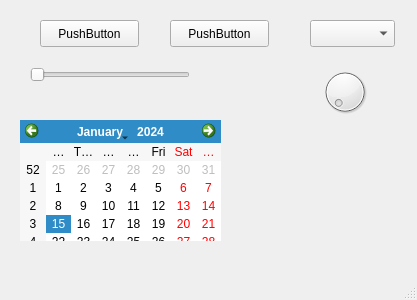
<?xml version="1.0" encoding="UTF-8"?>
<ui version="4.0">
 <class>MainWindow</class>
 <widget class="QMainWindow" name="MainWindow">
  <property name="geometry">
   <rect>
    <x>0</x>
    <y>0</y>
    <width>417</width>
    <height>300</height>
   </rect>
  </property>
  <property name="windowTitle">
   <string>MainWindow</string>
  </property>
  <widget class="QWidget" name="centralwidget">
   <widget class="QPushButton" name="pushButton">
    <property name="geometry">
     <rect>
      <x>40</x>
      <y>20</y>
      <width>99</width>
      <height>27</height>
     </rect>
    </property>
    <property name="text">
     <string>PushButton</string>
    </property>
   </widget>
   <widget class="QPushButton" name="pushButton_2">
    <property name="geometry">
     <rect>
      <x>170</x>
      <y>20</y>
      <width>99</width>
      <height>27</height>
     </rect>
    </property>
    <property name="text">
     <string>PushButton</string>
    </property>
   </widget>
   <widget class="QComboBox" name="comboBox">
    <property name="geometry">
     <rect>
      <x>310</x>
      <y>20</y>
      <width>85</width>
      <height>27</height>
     </rect>
    </property>
   </widget>
   <widget class="QDial" name="dial">
    <property name="geometry">
     <rect>
      <x>320</x>
      <y>60</y>
      <width>50</width>
      <height>64</height>
     </rect>
    </property>
   </widget>
   <widget class="QSlider" name="horizontalSlider">
    <property name="geometry">
     <rect>
      <x>30</x>
      <y>60</y>
      <width>160</width>
      <height>29</height>
     </rect>
    </property>
    <property name="orientation">
     <enum>Qt::Horizontal</enum>
    </property>
   </widget>
   <widget class="QCalendarWidget" name="calendarWidget">
    <property name="geometry">
     <rect>
      <x>20</x>
      <y>120</y>
      <width>201</width>
      <height>121</height>
     </rect>
    </property>
   </widget>
  </widget>
  <widget class="QMenuBar" name="menubar">
   <property name="geometry">
    <rect>
     <x>0</x>
     <y>0</y>
     <width>417</width>
     <height>25</height>
    </rect>
   </property>
  </widget>
  <widget class="QStatusBar" name="statusbar"/>
 </widget>
 <resources/>
 <connections/>
</ui>
